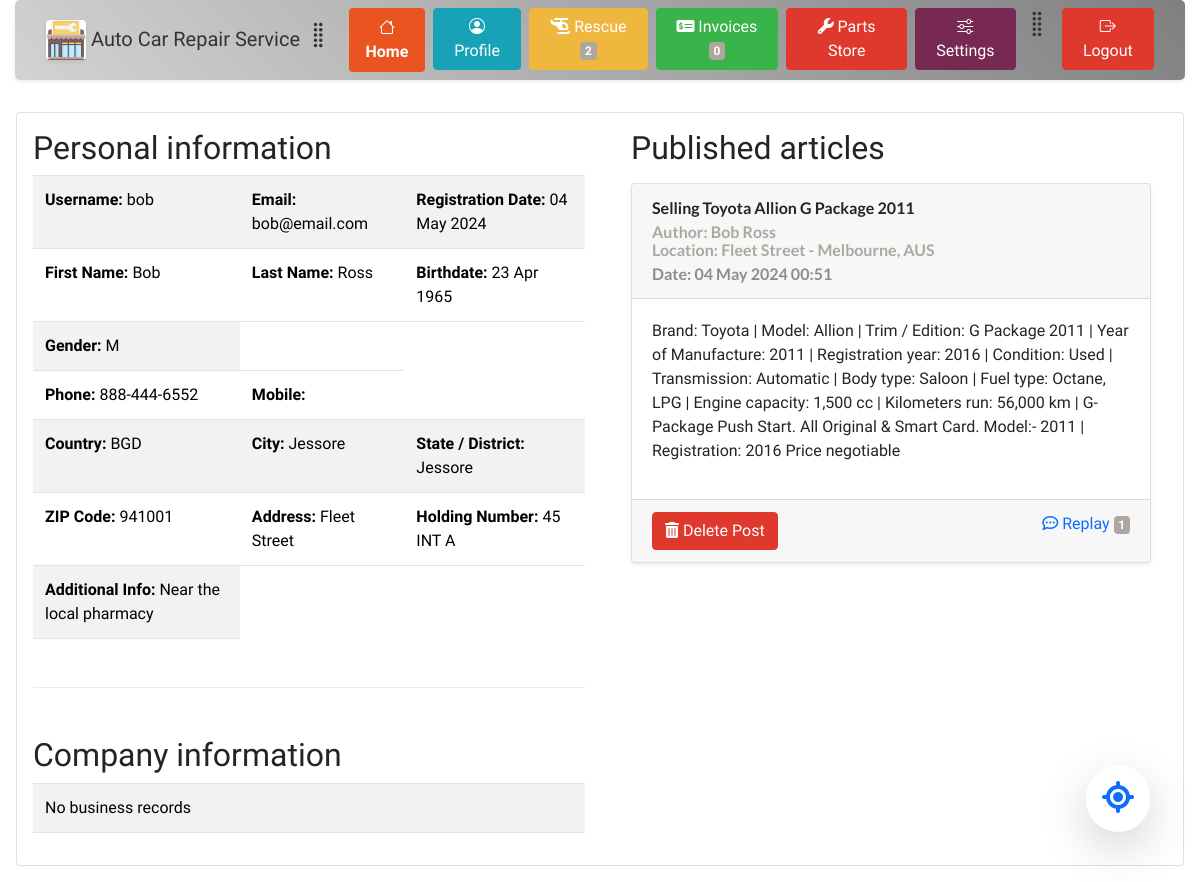
/dashboard/pages/profile.php (signed in), run on the app's committed database.
### tables this page shows
CREATE TABLE customers_info (
                           id char(12) PRIMARY KEY,
                           name varchar(255) DEFAULT NULL,
                           lastname varchar(255) DEFAULT NULL,
                           birthdate date DEFAULT NULL,
                           gender character DEFAULT NULL
                            
);

CREATE TABLE post_issues (
                            id int PRIMARY KEY AUTO_INCREMENT,   
                            user_id char(12) NOT NULL,
                            post_title LONGTEXT NOT NULL,
                            post_content LONGTEXT,
                            city_id int,
                            address varchar(255),
                            date_time TIMESTAMP NULL DEFAULT CURRENT_TIMESTAMP,
                             
                            CONSTRAINT post_user FOREIGN KEY (user_id) REFERENCES user_accounts(id),
                            CONSTRAINT post_city FOREIGN KEY (city_id) REFERENCES cities(id)
);

CREATE TABLE cities (
                        id int PRIMARY KEY AUTO_INCREMENT,
                        name varchar(35) NOT NULL,
                        country_code char(3) NOT NULL,
                        district varchar(20) NOT NULL,
                        CONSTRAINT cities_country_code FOREIGN KEY (country_code) REFERENCES countries(code)
);

### site_variables.php (called while the page is built, shortened)
<?php
(require_once (ROOT_DIR . DIRECTORY_SEPARATOR . 'database' . DIRECTORY_SEPARATOR . 'connection.php')) or die("Connection related file not found");
function b5_theme_link() : string {
    return  relativePath(ROOT_DIR . DIRECTORY_SEPARATOR . "precompiled" . DIRECTORY_SEPARATOR . $GLOBALS['USER_THEME'] . DIRECTORY_SEPARATOR . "bootstrap-color.min.css");
}
function relativePath($absolutePath, $separator = DIRECTORY_SEPARATOR) : string {
    if($absolutePath === ROOT_DIR) return '';
    $path = explode($separator, $absolutePath);
    $uri = explode('/', $_SERVER['REQUEST_URI']);
    $root = explode($separator, ROOT_DIR);
    $fileName = null;
    array_splice($path, 0, 1);
    array_splice($uri, 0, 1);
    array_splice($root, 0, 1);
	$temp = $uri[count($uri) - 1];
	$temp = explode('.', $temp);
	if(count($temp) > 0)  {
		array_pop($uri);
	}
    while(count($path) > 0 && end($path) == '') {
        array_pop($path);
    }
    if(is_file($absolutePath)) {
        $fileName = end($path);
        array_pop($path);
    }
    for($i = 0; $i < count($path) && $i < count($root); $i++) {
        if($root[$i] !== $path[$i]) {
            $index = $i;
            break;
        }
    }
    array_splice($path, 0, $i - 1);
    $index = -1;
    for($i = 0; $i < count($path); $i++) {
        if($uri[0] === $path[$i]) {
            $index = $i;
            break;
        }
    }
    if($index > 0) {
        array_splice($path, 0, $i);
    }
	$index = -1;
    for($i = 0; $i < count($uri); $i++) {
        if($uri[$i] === $path[0]) {
            $index = $i;
            break;
        }
    }
    if(implode($separator, $path) === implode($separator, $uri)) return '';
    $index = -1;
    for($i = 0; $i < count($path) && $i < count($uri); $i++) {
        if($uri[$i] === $path[$i]) {
            $index = $i;
        }
        else break;
    }
    if($index >= 0) {
        array_splice($path, 0, $i);
        array_splice($uri, 0, $i);
    }
    $out = '';
    for($i = 0; $i < count($uri); $i++) {
        $out .= ('..' . $separator);
    }
    $out .= implode($separator, $path);
    if(!str_ends_with($out, $separator) && !empty($out)) $out .= $separator;
    if(!empty($fileName)) $out .= $fileName;
    return str_replace('\\', '/', $out);
}
function relativePathSystem(string $path) : ?string {
    $out = relativePath($path);
    return $out;
}

### dashboard/authentication.php (called while the page is built, shortened)
<?php
if(isset($_COOKIE['USER_TOKEN']) || isset($_SESSION['USER_OBJ'])) {
    $user_obj = empty($_SESSION['USER_OBJ']) ? null : unserialize($_SESSION['USER_OBJ']);
}
else {
    $url = $_SERVER['REQUEST_URI'];
    if(str_contains($url, 'dashboard')) {
        header('Location: ' . relativePathSystem(ABSOLUTE_PATHS['HOME_PAGE']));
    }
}

### database/connection.php (called while the page is built, shortened)
<?php
	class connection {
        function connect() : void {
			$str = 'mysql:host='.CONN_INFO['HOST'].';dbname='.CONN_INFO['DBNAME'].';charset=utf8mb4;';
			$opts = [PDO::ATTR_ERRMODE => PDO::ERRMODE_EXCEPTION, PDO::ATTR_DEFAULT_FETCH_MODE => PDO::FETCH_BOTH];
			try {
				$this->pdo = new PDO($str, CONN_INFO['USERNAME'], CONN_INFO['PASSWORD'], $opts);
			}
			catch (PDOException $e) {
				throw new PDOException($e->getMessage(), $e->getCode());
			}
		}
        function getCityName(int $city_id) : ?string {
            $sql = 'SELECT name FROM cities WHERE id = ? LIMIT 1';
            $stmt = $this->pdo->prepare($sql);
            if(!$stmt->execute([$city_id])) return null;
            $arr = $stmt->fetch();
            return reset($arr);
        }
        function getSingleUserPosts(string $user_id) : ?array {
            $sql = 'SELECT A.id as post_id, A.user_id AS user_id, A.post_title AS title, A.post_content AS content, A.address AS address, B.name AS city, B.country_code AS country_code, A.date_time AS date FROM post_issues AS A JOIN cities AS B ON A.city_id = B.id WHERE A.user_id = ? ORDER BY A.date_time DESC';
            $this->pdo->setAttribute(PDO::ATTR_DEFAULT_FETCH_MODE, PDO::FETCH_ASSOC);
            $stmt = $this->pdo->prepare($sql);
            $res = $stmt->execute([$user_id]);
            $arr = $stmt->fetchAll();
            foreach ($arr as $key => $row) {
                $author = $this->getUserNameTitle($row['user_id']);
                $arr[$key]['author'] = $author;
            }
            return $arr;
        }
        function getUserNameTitle(string $user_id) : ?string {
            $sql = 'SELECT customer_id, business_id FROM user_accounts WHERE id = ? LIMIT 1';
            $this->pdo->setAttribute(PDO::ATTR_DEFAULT_FETCH_MODE, PDO::FETCH_NUM);
            $stmt = $this->pdo->prepare($sql);
            $stmt->execute([$user_id]);
            $row = $stmt->fetch();
            if(is_null($row[1])) {
                $sql = 'SELECT name, lastname FROM customers_info WHERE id = ? LIMIT 1';
                $stmt = $this->pdo->prepare($sql);
                $stmt->execute([$row[0]]);
                $res = $stmt->fetch();
                return $res[0] . " " . $res[1];
            }
            else {
                $sql = 'SELECT company_name FROM businesses_info WHERE id = ? LIMIT 1';
                $stmt = $this->pdo->prepare($sql);
                $stmt->execute([$row[1]]);
                $arr = $stmt->fetch();
                return reset($arr);
            }
        }
        function getPostRepliesCount(int $post_id) : ?int {
            $sql = 'SELECT COUNT(*) FROM post_answers WHERE post_id = ?';
            $stmt = $this->pdo->prepare($sql);
            $stmt->execute([$post_id]);
            $row = $stmt->fetch(PDO::FETCH_NUM);
            if($row[0] === 0) return null;
            else return $row[0];
        }
		private ?PDO $pdo = null;
	}

### dashboard/pages/profile.php (the view, shortened to what this page needs)
<?php
if(!isset($GLOBALS['WEBSITE_VARS'])) {
    (require_once (ROOT_DIR . DIRECTORY_SEPARATOR . 'site_variables.php')) or die("Variables file not found");
}
global $user_obj;
$social_posts_array = CONNECTION->getSingleUserPosts($user_obj->id);
?>
<!DOCTYPE html>
<html>
<head>
    <link href="https://cdn.jsdelivr.net/npm/bootstrap@5.3.3/dist/css/bootstrap.min.css" rel="stylesheet">
    <link rel="stylesheet" href="https://cdn.jsdelivr.net/npm/bootstrap-icons@1.3.0/font/bootstrap-icons.css">
    <link rel="stylesheet" href="https://cdnjs.cloudflare.com/ajax/libs/font-awesome/6.5.2/css/all.min.css" />
    <link rel="stylesheet" href="<?php echo b5_theme_link(); ?>">
    <link rel="stylesheet" href="../styles.css">
</head>
<body style="background-image: none">
<?php
(include_once (relativePathSystem(ABSOLUTE_PATHS['DASHBOARD_DIR']) . 'pages' . DIRECTORY_SEPARATOR . 'menu.php')) or die("Failed to load component");
?>
<div class="card m-3 p-3">
    <div class="row h-100">
        <div class="col-6">
            <h2>Personal information</h2>
            <table class="table table-striped">
                <?php
                $variable_array = array();
                $variable_array['mobile'] = count($user_obj->customer->contacts->phones) > 1 ? $user_obj->customer->contacts->phones : null;
                $variable_array['notes'] = empty($user_obj->customer->address->notes) ? null : $user_obj->customer->address->notes;
                $city_name = CONNECTION->getCityName($user_obj->customer->address->city_id);
echo <<< ENDL_
                <tr>
                    <td><strong>Username: </strong>{$user_obj->username}</td>
                    <td><strong>Email: </strong>{$user_obj->email}</td>
                    <td><strong>Registration Date: </strong>{$user_obj->registered->format('d M Y')}</td>
                </tr>
                <tr>
                    <td><strong>First Name: </strong>{$user_obj->customer->name}</td>
                    <td><strong>Last Name: </strong>{$user_obj->customer->lastname}</td>
                    <td><strong>Birthdate: </strong>{$user_obj->customer->birthdate->format('d M Y')}</td>
                </tr>
                <tr>
                    <td><strong>Gender: </strong>{$user_obj->customer->gender[0]}</td>
                </tr>
                <tr>
                    <td><strong>Phone: </strong>{$user_obj->customer->contacts->phones[0]}</td>
                    <td><strong>Mobile: </strong>{$variable_array['mobile']}</td>
                </tr>
                <tr>
                    <td><strong>Country: </strong>{$user_obj->customer->address->country_code}</td>
                    <td><strong>City: </strong>{$city_name}</td>
                    <td><strong>State / District: </strong>{$user_obj->customer->address->district}</td>
                </tr>
                <tr>
                    <td><strong>ZIP Code: </strong>{$user_obj->customer->address->zipCode}</td>
                    <td><strong>Address: </strong>{$user_obj->customer->address->street}</td>
                    <td><strong>Holding Number: </strong>{$user_obj->customer->address->holding}</td>
                </tr>
                <tr>
                    <td><strong>Additional Info: </strong>{$variable_array['notes']}</td>
                </tr>
ENDL_;
?>
            </table>
            <hr class="dropdown-divider my-5">
            <h2>Company information</h2>
            <table class="table table-striped">
                <?php
                    if($user_obj->business) {
                        $variable_array = array();
                        $variable_array['mobile'] = count($user_obj->business->contacts->phones) > 1 ? $user_obj->business->contacts->phones[1] : null;
                        $variable_array['notes'] = empty($user_obj->business->address->notes) ? null : $user_obj->business->address->notes;
                        $city_name = CONNECTION->getCityName($user_obj->business->address->city_id);
                        $office_weekdays = $user_obj->business->weekdays;
                        $office_weekdays = explode(',', $office_weekdays);
                        $office_weekdays = implode(', ', $office_weekdays);
echo <<< ENDL_
    <tr>
                    <td><strong>Company Name: </strong>{$user_obj->business->company_name}</td>
                    <td><strong>Company Type: {$user_obj->business->company_type}</strong></td>
                    <td><strong>Licence Number: </strong>{$user_obj->business->licence_number}</td>
                </tr>
                <tr>
                    <td><strong>Phone: </strong>{$user_obj->business->contacts->phones[0]}</td>
                    <td><strong>Mobile: </strong>{$variable_array['mobile']}</td>
                </tr>
                <tr>
                    <td><strong>Country: </strong>{$user_obj->business->address->country_code}</td>
                    <td><strong>City: </strong>{$city_name}</td>
                    <td><strong>State / District: </strong>{$user_obj->business->address->district}</td>
                </tr>
                <tr>
                    <td><strong>ZIP Code: </strong>{$user_obj->business->address->zipCode}</td>
                    <td><strong>Address: </strong>{$user_obj->business->address->street}</td>
                    <td><strong>Holding Number: </strong>{$user_obj->business->address->holding}</td>
                </tr>
                <tr>
                    <td><strong>Additional Info: </strong>{$variable_array['notes']}</td>
                </tr>
                <tr>
                    <td><strong>Office Weekdays: </strong>{$office_weekdays}</td>
                    <td><strong>Opening Hours: </strong>{$user_obj->business->start->format("H:i:s")}</td>
                    <td><strong>Closing Hours: </strong>{$user_obj->business->end->format("H:i:s")}</td>
                </tr>
                <tr>
                    <td><strong>Business open and running: </strong>{$user_obj->business->active}</td>
                </tr>
ENDL_;
                    }
                    else {
                        echo "<tr><td>No business records</td></tr>";
                    }
                ?>
            </table>
        </div>
        <div class="col-6">
<?php
echo '<div id="posts">';
echo "<h2 class='ps-3'>Published articles</h2>";
if(empty($social_posts_array)) {
    echo <<< ENDL_
    <div class="card shadow-sm bg-white p-3 text-center"><span class="lead">No social posts found!</span></div>
ENDL_;
}
else {
    $relative_to_dashboard = relativePathSystem(ABSOLUTE_PATHS['DASHBOARD_DIR'] . DIRECTORY_SEPARATOR . 'pages');
    foreach ($social_posts_array as $row) {
        $deleteLink = null;
        $date_time = new DateTime($row['date']);
        $replies_count = CONNECTION->getPostRepliesCount($row['post_id']);
        if ($row['user_id'] === $user_obj->id) {
            $deleteLink = '<button name="deletePostButton" class="btn btn-danger" type="submit"><i class="fa-solid fa-trash-can"></i> Delete Post</button>';
        }
        echo <<< ENDL_
<form method="POST"><input type="hidden" name="request_method" value="POST">
<input type="hidden" name="post_id" value="{$row['post_id']}">
    <div class="card shadow-sm m-3">
        <div class="card-header lato-bold">
            {$row['title']}
            <p class="card-subtitle text-secondary mt-0">Author: {$row['author']}</p>
            <p class="card-subtitle text-secondary">Location: {$row['address']} - {$row['city']}, {$row['country_code']}</p>
            <p class="card-subtitle text-muted m-0">Date: {$date_time->format("d M Y H:i")}</p>
        </div>
        <div class="card-body">
            <p>
                {$row['content']}
            </p>
        </div>
        <div class="card-footer">
            <div class="row">
                <div class="col">
                    {$deleteLink}
                </div>
                <div class="col text-end">
                    <a class="link-primary" href="{$relative_to_dashboard}post_replies.php?post_id={$row['post_id']}"><i class="fa-regular fa-comment-dots"></i> Replay <span class="badge bg-secondary">{$replies_count}</span></a>
                    <!--<span class="px-1 text-muted">|</span>
                    <a class="link-secondary" href="#">Secondary Link</a>-->
                </div>
            </div>
        </div>
    </div>
</form>
ENDL_;
    }
}
?>
        </div>
    </div>
</div>
</body>
</html>

### dashboard/styles.css (style rules this page uses)
.lato-bold { font-family: "Lato", sans-serif; font-weight: 700; font-style: normal; }
body { background-image: url('https://images.pexels.com/photos/593172/pexels-photo-593172.jpeg'); background-size: cover; }

### data on the page
customers_info: name "Bob", lastname "Ross"
post_issues: post_title "Selling Toyota Allion G Package 2011", author "Bob Ross", address "Fleet Street", city.name "Melbourne", city.country_code "AUS", date_time "04 May 2024 00:51", post_content "Brand: Toyota | Model: Allion | Trim / Edition: G Package 2011 | Year of Manufacture: 2011 | Registration year: 2016 | Condition: Used | Transmission: Automatic | Body type: Saloon | Fuel type: Octane, LPG | Engine capacity: 1,500 cc | Kilometers run: 56,000 km | G-Package Push Start. All Original & Smart Card. Model:- 2011 | Registration: 2016 Price negotiable", shows "Delete Post", id "1"

### other printed values
CONNECTION->getUserIncidentsReportsCount($user_obj->id) "2"
CONNECTION->getUserInvoicesCount($user_obj->customer->id) "0"
$user_obj->username "bob"
$user_obj->email "bob@email.com"
$user_obj->registered->format('d M Y') "04 May 2024"
$user_obj->customer->birthdate->format('d M Y') "23 Apr 1965"
$user_obj->customer->gender[0] "M"
$user_obj->customer->contacts->phones[0] "888-444-6552"
$user_obj->customer->address->country_code "BGD"
$city_name "Jessore"
$user_obj->customer->address->district "Jessore"
$user_obj->customer->address->zipCode "941001"
$user_obj->customer->address->street "Fleet Street"
$user_obj->customer->address->holding "45 INT A"
$variable_array['notes'] "Near the local pharmacy"
